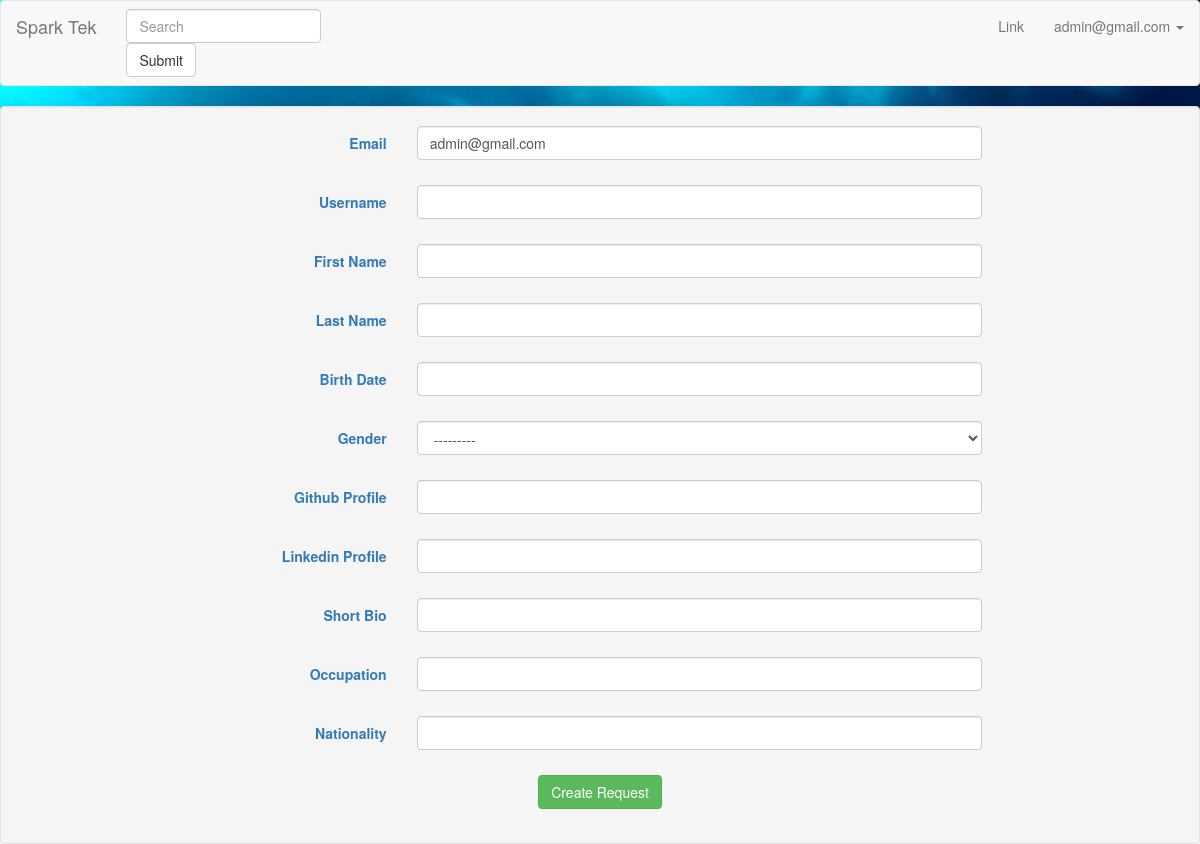
Screenshot of /register/user/profile/edit/ (signed in) with the database file from the repository.
### registration/models.py (models this page shows, shortened)
class User(AbstractBaseUser):
    user_id = models.AutoField(primary_key=True)
    user_first_name = models.CharField(_('First Name'), max_length=32, blank=True, null=True,
                                  validators=[RegexValidator(regex='^[A-Za-z]*$')])
    user_last_name = models.CharField(_('Last Name'), max_length=32, blank=True, null=True,
                                    validators=[RegexValidator(regex='^[A-Za-z]*$')])
    email = models.EmailField(_('Email'), db_index=True, unique=True)
    user_dob = models.DateField(_('Birth Date'), blank=True, null=True)
    user_gender = models.CharField(_('Gender'), max_length=1, choices=GENDER, blank=True, null=True)
    user_github = models.CharField(_('Github Profile'),max_length=100,blank=True )
    user_linkedin = models.CharField(_('Linkedin Profile'),max_length=100,blank=True )
    user_bio = models.CharField(_('Short Bio'), max_length=1000,blank=True )
    user_occupation = models.CharField(_('Occupation'), max_length=100,blank=True )
    user_nationality = models.CharField(_('Nationality'), max_length=100,blank=True )
    date_joined = models.DateTimeField(auto_now_add=True)
    username = models.CharField(_('username'), max_length=32, blank=False, unique=True)
    is_active = models.BooleanField(default=True)
    is_admin = models.BooleanField(default=False)
    objects = MyUserManager()
    USERNAME_FIELD = 'email'
    REQUIRED_FIELDS = ['username']

### registration/views.py (the view)
class UserProfileUpdateView(LoginRequiredMixin, CurrentUserMixin, UpdateView):
	model = User
	fields = user_fields + user_extra_fields
	template_name_suffix = '_update_form'
	success_url = '/register/chocolate/success/'

### registration/templatetags/register_extras.py (called while the page is built)
@register.filter(name='addcss')
def addcss(field, css):
    return field.as_widget(attrs={"class":css})

### registration/views.py (called while the page is built)
	def get_object(self, *args, **kwargs):
		try: obj = super(CurrentUserMixin, self).get_object(*args, **kwargs)
		except AttributeError: obj = self.request.user
		return obj

### registration/templates/registration/user_update_form.html (shortened to what this page needs)
{% extends 'base.html' %}
{% load register_extras %}
{% load staticfiles %}
{% block body %}
<form class="form-horizontal well" id="registerForm" method="POST"
      enctype="multipart/form-data" action="#">
    <fieldset>
        {% csrf_token %} {% load tz %}
        {% for field in form.visible_fields %}
            <div id="div_{{ field.html_name }}"
                 class="form-group{% if field.errors %} has-error{% endif%}">
                <label class="col-sm-4 control-label" for="{{ field.id_for_label }}">
                    {{ field.label }}
                </label>
                <div class="col-md-6 cnt-inpt">
                    {{ field|addcss:"form-control" }}
                </div>
            </div>
        {% endfor %}
        <div class="form-group" style="text-align:center">
            <a href="#tf-courses">
                <button type="submit" data-loading-text="Creating request..."
                        class="btn btn-success solution_buttons">Create Request  </button></a>
        </div>
    </fieldset>
</form>
{% endblock body %}

### registration/templates/navbar.html (shortened to what this page needs)
<nav class="navbar navbar-default">
    <div class="container-fluid">
        <div class="navbar-header">
            <a class="navbar-brand" href="#">Spark Tek</a>
        </div>
        <form class="navbar-form navbar-left" role="search">
            <div class="form- group">
                <input type="text" class="form-control" placeholder="Search">
            </div>
            <button type="submit" class="btn btn-default">Submit</button>
        </form>
        <ul class="nav navbar-nav navbar-right">
            <li><a href="#">Link</a></li>
            <li class="dropdown">
                {% if user.is_anonymous %}
                    <a href="#" class="dropdown-toggle" data-toggle="dropdown" role="button" aria-haspopup="true" aria-expanded="false">Dropdown <span class="caret"></span></a>
                    <ul class="dropdown-menu">                    <li><a href="{%  url 'register_user' %}">Sign Up</a></li>
                    <li><a href="{% url 'in' %}">Sign In</a></li>
                {% else %}
                    <a href="#" class="dropdown-toggle" data-toggle="dropdown" role="button" aria-haspopup="true" aria-expanded="false">{{ request.user.email }} <span class="caret"></span></a>
                    <ul class="dropdown-menu">
                    <li>
                        <div class="btn-group">
                    <a class="btn-new btn-nav btn-white" data-toggle="dropdown">
                {% endif %}
                </ul>
                </li>
                </ul>
    </div>
</nav>

### rows the page displays
User: user.email "admin@gmail.com", visible_fields "admin@gmail.com" "---------"

### other values shown
{{ field.label }} "Email" "Username" "First Name" "Last Name" "Birth Date" "Gender" "Github Profile" "Linkedin Profile" "Short Bio" "Occupation" "Nationality"
